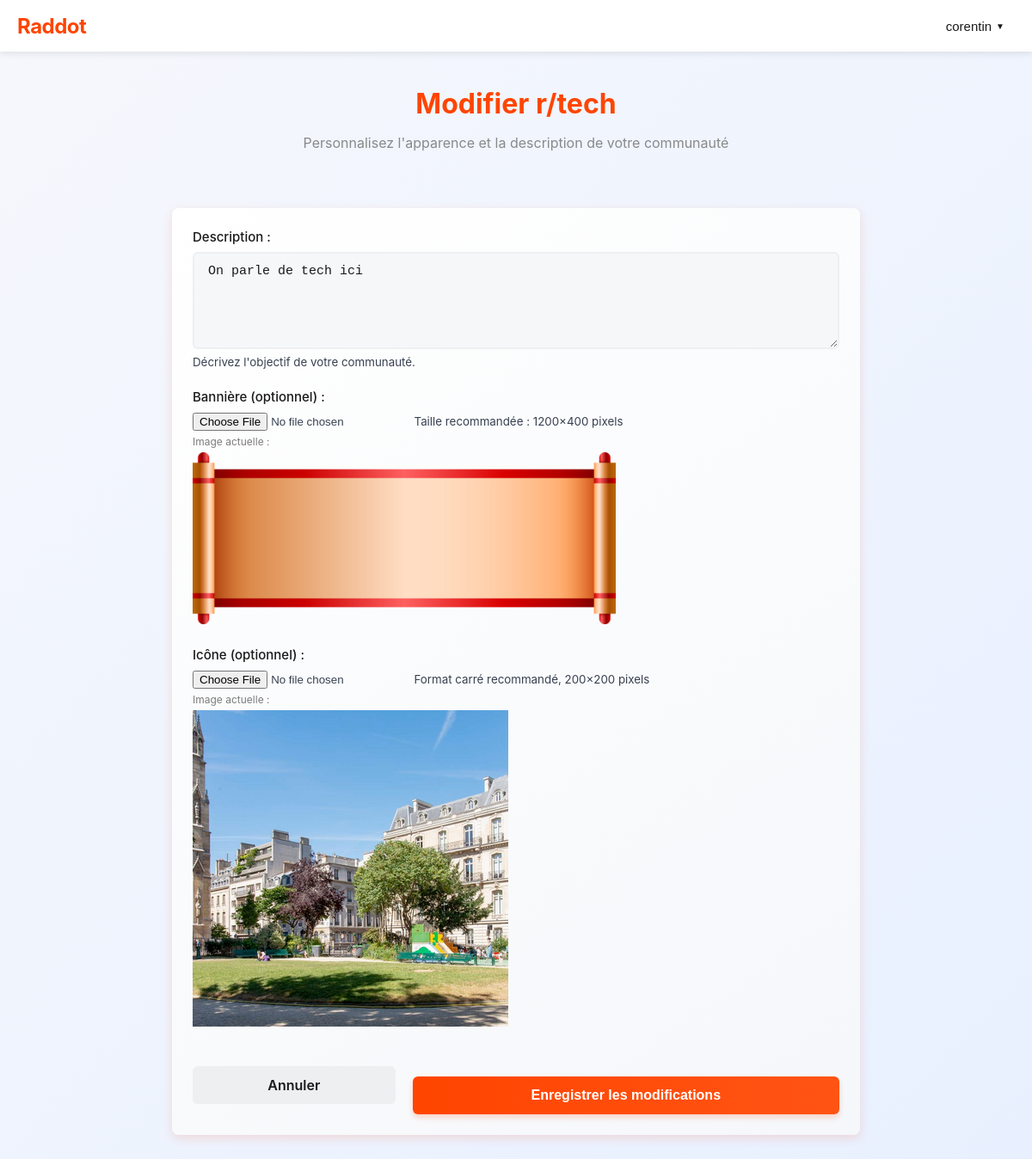
Page /home/r/tech/update/ (signed in) on the committed database.
### user_manager/models/User.py (models this page shows, shortened)
class User(AbstractBaseUser):
    email = models.EmailField(max_length=255, unique=True)
    username = models.CharField(max_length=150, unique=True)
    first_name = models.CharField(max_length=150, blank=True)
    last_name = models.CharField(max_length=150, blank=True)
    birth_date = models.DateField(null=True, blank=True)
    is_active = models.BooleanField(default=True)
    is_staff = models.BooleanField(default=False)
    is_admin = models.BooleanField(default=False)
    created_at = models.DateTimeField(default=timezone.now)
    updated_at = models.DateTimeField(default=timezone.now)
    objects = UserManager()
    USERNAME_FIELD = 'email'
    REQUIRED_FIELDS = ['username']

### social_app/models/Subraddot.py (models this page shows, shortened)
class Subraddot(models.Model):
    name = models.CharField(max_length=100, unique=True)
    description = models.TextField(blank=True)
    banner = models.ImageField(upload_to=get_subraddot_banner_path, null=True, blank=True)
    icon = models.ImageField(upload_to=get_subraddot_icon_path, null=True, blank=True)
    creator = models.ForeignKey(User, on_delete=models.CASCADE, related_name='created_subraddots')
    created_at = models.DateTimeField(default=timezone.now)
    members = models.ManyToManyField(User, related_name='joined_subraddots', blank=True)

### social_app/views/subraddot.py (the view)
# urls.py: path('r/<str:name>/update/', subraddot_update, name='update_subraddot'),
def subraddot_update(request, name):
    subraddot = get_object_or_404(Subraddot, name=name)
    if subraddot.creator != request.user:
        raise Http404("Vous n'êtes pas autorisé à modifier cette communauté")
    if request.method == 'POST':
        form = UpdateSubraddotForm(request.POST, request.FILES, instance=subraddot)
        if form.is_valid():
            form.save()
            notify(request, "success", f"La communauté r/{subraddot.name} a été mise à jour avec succès!")
            return redirect('social_app:my_subraddots')
    else:
        form = UpdateSubraddotForm(instance=subraddot)
    return render(request, 'social_app/subraddot_update.html', {
        'form': form,
        'subraddot': subraddot
    })

### social_app/forms/update_subraddot.py
class UpdateSubraddotForm(forms.ModelForm):
    class Meta:
        model = Subraddot
        fields = ['description', 'banner', 'icon']
        widgets = {
            'description': forms.Textarea(attrs={
                'class': 'form-control',
                'placeholder': 'Description de la communauté',
                'rows': 5
            }),
            'banner': forms.FileInput(attrs={'class': 'form-control'}),
            'icon': forms.FileInput(attrs={'class': 'form-control'}),
        }
        labels = {
            'description': 'Description',
            'banner': 'Bannière (optionnel)',
            'icon': 'Icône (optionnel)',
        }
        help_texts = {
            'description': 'Décrivez l\'objectif de votre communauté.',
            'banner': 'Taille recommandée : 1200×400 pixels',
            'icon': 'Format carré recommandé, 200×200 pixels',
        }

### social_app/templates/social_app/subraddot_update.html (shortened to what this page needs)
{% extends "base.html" %}
{% load static %}
{% block extra_css %}
<link rel="stylesheet" href="{% static 'forms.css' %}">
{% endblock %}
{% block content %}
<div class="update-subraddot-container">
    <div class="update-subraddot-header">
        <h1>Modifier r/{{ subraddot.name }}</h1>
        <p>Personnalisez l'apparence et la description de votre communauté</p>
    </div>
    <form method="post" enctype="multipart/form-data" class="update-subraddot-form">
        <div class="form-group">
            {{ form.description.label_tag }}
            {{ form.description }}
            {% if form.description.help_text %}
                <small>{{ form.description.help_text }}</small>
            {% endif %}
        </div>
        <div class="form-group">
            {{ form.banner.label_tag }}
            {{ form.banner }}
            {% if form.banner.help_text %}
                <small>{{ form.banner.help_text }}</small>
            {% endif %}
            {% if subraddot.banner %}
                <div class="current-image">
                    <p>Image actuelle :</p>
                    <img src="{{ subraddot.banner.url }}" alt="Bannière actuelle">
                </div>
            {% endif %}
        </div>
        <div class="form-group">
            {{ form.icon.label_tag }}
            {{ form.icon }}
            {% if form.icon.help_text %}
                <small>{{ form.icon.help_text }}</small>
            {% endif %}
            {% if subraddot.icon %}
                <div class="current-image">
                    <p>Image actuelle :</p>
                    <img src="{{ subraddot.icon.url }}" alt="Icône actuelle">
                </div>
            {% endif %}
        </div>
        <div class="actions-container">
            <a href="{% url 'social_app:my_subraddots' %}" class="cancel-btn">Annuler</a>
            <button type="submit" class="submit-btn">Enregistrer les modifications</button>
        </div>
    </form>
</div>
{% endblock %}

### templates/header.html (shortened to what this page needs)
{% load static %}
<header class="site-header">
    <div class="header-container">
        <div class="logo-container">
            <a href="{% url 'social_app:homepage' %}" class="logo">Raddot</a>
        </div>
        <div class="user-menu-container">
            {% if user.is_authenticated %}
                <div class="dropdown">
                    <button class="dropdown-toggle">
                        <span>{{ user.username }}</span>
                        <i class="dropdown-icon">▼</i>
                    </button>
                </div>
            {% else %}
                <div class="auth-buttons">
                    <a href="{% url 'user_manager:login' %}" class="btn-link">Connexion</a>
                    <a href="{% url 'user_manager:register' %}" class="btn-inscr">Inscription</a>
                </div>
            {% endif %}
        </div>
    </div>
</header>

### static/base.css (style rules this page uses)
* { box-sizing: border-box; }
body { font-family: 'Inter', sans-serif; background-color: #f3f4f6; color: #374151; margin: 0; padding: 0; }

### static/header.css (style rules this page uses)
.site-header { background-color: #ffffff; box-shadow: 0 2px 8px rgba(0, 0, 0, 0.1); padding: 0; position: sticky; top: 0; z-index: 1000; }
.header-container { display: flex; justify-content: space-between; align-items: center; max-width: 1200px; margin: 0 auto; padding: 0 20px; height: 60px; }
.logo-container { flex: 1; }
.logo { color: #ff4500; font-size: 24px; font-weight: 700; text-decoration: none; letter-spacing: -0.5px; transition: color 0.2s; }
.user-menu-container { flex: 1; display: flex; justify-content: flex-end; align-items: center; }
.dropdown { position: relative; display: inline-block; }
.dropdown-toggle { background: none; border: none; display: flex; align-items: center; padding: 8px 12px; cursor: pointer; font-size: 15px; color: #1a1a1b; border-radius: 4px; transition: background-color 0.2s; }
.dropdown-icon { font-size: 10px; margin-left: 5px; transition: transform 0.2s; }

### static/toaster.css (style rules this page uses)
div { display: block; unicode-bidi: isolate; }

### static/forms.css (style rules this page uses)
:root { --primary-color: #ff4500; --secondary-color: #7193ff; --accent-color: #33a8ff; --success-color: #46d160; --error-color: #ea0027; --text-dark: #1a1a1b; --text-light: #ffffff; --background-light: #ffffff; --background-dark: #0b1416; --input-bg: #f6f7f8; --border-color: #edeff1; --hover-color: #ff5414; --divider-color: #ff8c69; }
form { max-width: 400px; margin: 20px auto; padding: 24px; background: linear-gradient(145deg, var(--background-light), #f5f7fa); border-radius: 8px; box-shadow: 0 4px 12px rgba(255, 69, 0, 0.15); border-top: 4px solid var(--primary-color); box-sizing: border-box; }
.form-group { margin-bottom: 22px; position: relative; width: 100%; }
label { display: block; margin-bottom: 8px; font-size: 15px; font-weight: 500; color: var(--text-dark); transition: color 0.3s; }
input[type="text"], input[type="email"], input[type="password"], input[type="date"], textarea, select { width: 100%; padding: 12px 16px; border: 2px solid var(--border-color); border-radius: 6px; background-color: var(--input-bg); font-size: 15px; color: var(--text-dark); transition: all 0.3s ease; box-sizing: border-box; }
::placeholder { color: #b5b8ba; opacity: 1; }
button[type="submit"], input[type="submit"] { margin-top: 24px; }
.btn, button[type="submit"], input[type="submit"] { display: inline-block; padding: 12px 20px; background: linear-gradient(to right, var(--primary-color), var(--hover-color)); color: var(--text-light); border: none; border-radius: 6px; font-size: 16px; font-weight: 700; text-align: center; cursor: pointer; text-decoration: none; transition: all 0.3s ease; width: 100%; box-shadow: 0 4px 6px rgba(255, 69, 0, 0.2); box-sizing: border-box; }

### social_app/templates/social_app/subraddot_update.html (style rules this page uses)
.update-subraddot-container { display: flex; flex-direction: column; align-items: center; justify-content: center; min-height: 80vh; background: linear-gradient(135deg, #f5f7fc, #e8f0ff); padding: 20px; }
.update-subraddot-header { margin-bottom: 30px; text-align: center; }
.update-subraddot-header h1 { font-size: 32px; font-weight: 700; color: #ff4500; margin-bottom: 10px; }
.update-subraddot-header p { color: #878a8c; font-size: 16px; }
.update-subraddot-form { width: 100%; max-width: 550px; border-top: none; }
.current-image { display: block; }
.current-image p { font-size: 12px; color: #7c7c7c; margin: 5px 0; }
.actions-container { display: flex; justify-content: space-between; align-items: center; margin-top: 30px; gap: 20px; }
.cancel-btn, .submit-btn { height: 44px; box-sizing: border-box; padding: 0 20px; border: none; border-radius: 6px; font-weight: 600; cursor: pointer; display: inline-flex; align-items: center; justify-content: center; text-align: center; text-decoration: none; font-size: 16px; transition: all 0.3s ease; }
.cancel-btn { flex: 0.3; background-color: #edeff1; color: #1a1a1b; }
.submit-btn { flex: 0.7; background: linear-gradient(to right, #ff4500, #ff5414); color: #ffffff; font-weight: 700; box-shadow: 0 4px 6px rgba(255, 69, 0, 0.2); }
@media (min-width: 1200px) { .update-subraddot-form { max-width: 800px; } }

### rows in the picture
User: username "corentin"
Subraddot: name "tech", description "On parle de tech ici", banner (picture), icon (picture)
